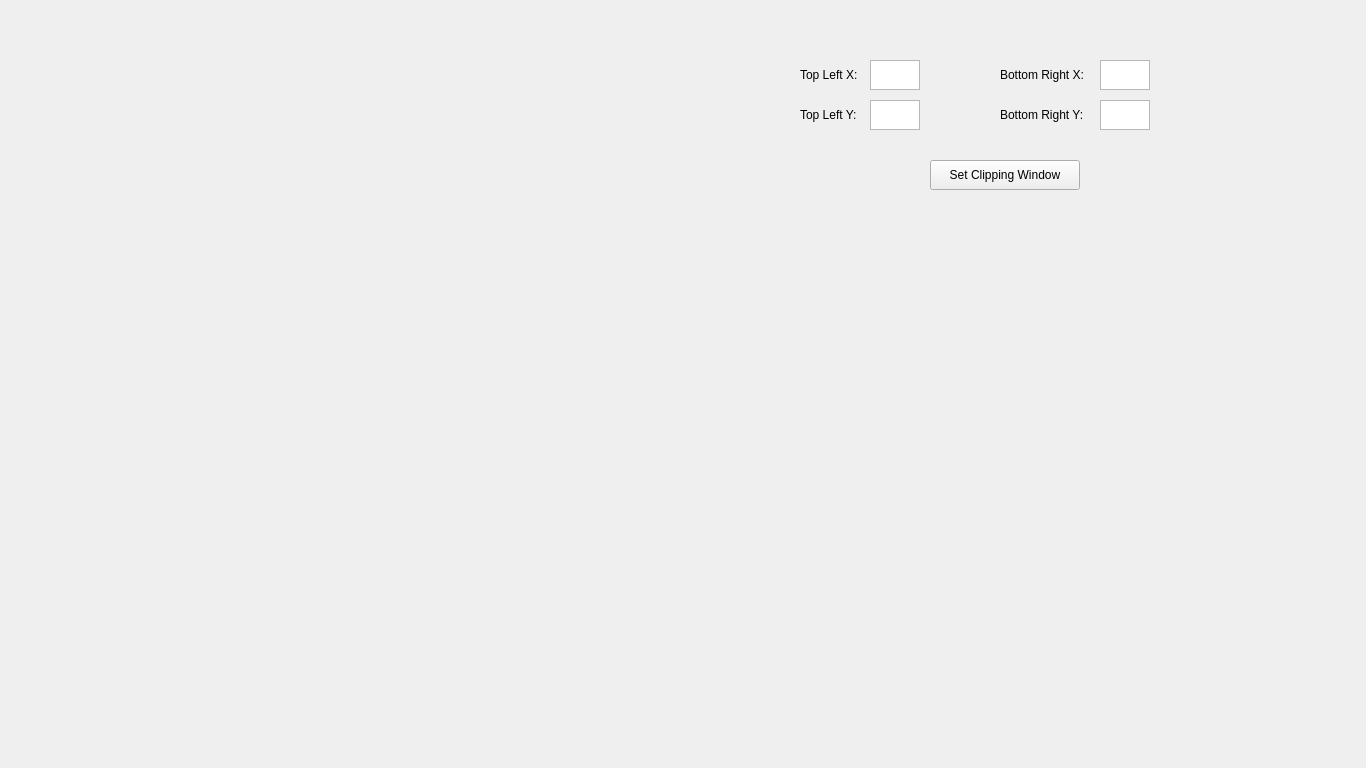
<?xml version="1.0" encoding="UTF-8"?>
<ui version="4.0">
 <class>MainWindow</class>
 <widget class="QMainWindow" name="MainWindow">
  <property name="geometry">
   <rect>
    <x>0</x>
    <y>0</y>
    <width>1366</width>
    <height>768</height>
   </rect>
  </property>
  <property name="windowTitle">
   <string>MainWindow</string>
  </property>
  <widget class="QWidget" name="centralWidget">
   <widget class="QLabel" name="drawingArea">
    <property name="geometry">
     <rect>
      <x>0</x>
      <y>0</y>
      <width>768</width>
      <height>768</height>
     </rect>
    </property>
    <property name="text">
     <string/>
    </property>
   </widget>
   <widget class="QPlainTextEdit" name="mTopLeftXEditText">
    <property name="geometry">
     <rect>
      <x>870</x>
      <y>60</y>
      <width>50</width>
      <height>30</height>
     </rect>
    </property>
   </widget>
   <widget class="QPlainTextEdit" name="mBottomRightYEditText">
    <property name="geometry">
     <rect>
      <x>1100</x>
      <y>60</y>
      <width>50</width>
      <height>30</height>
     </rect>
    </property>
   </widget>
   <widget class="QPlainTextEdit" name="mBottomRightXEditText">
    <property name="geometry">
     <rect>
      <x>1100</x>
      <y>100</y>
      <width>50</width>
      <height>30</height>
     </rect>
    </property>
   </widget>
   <widget class="QPlainTextEdit" name="mTopLeftYEditText">
    <property name="geometry">
     <rect>
      <x>870</x>
      <y>100</y>
      <width>50</width>
      <height>30</height>
     </rect>
    </property>
   </widget>
   <widget class="QLabel" name="label">
    <property name="geometry">
     <rect>
      <x>800</x>
      <y>60</y>
      <width>70</width>
      <height>30</height>
     </rect>
    </property>
    <property name="text">
     <string>Top Left X:</string>
    </property>
   </widget>
   <widget class="QLabel" name="label_2">
    <property name="geometry">
     <rect>
      <x>1000</x>
      <y>60</y>
      <width>100</width>
      <height>30</height>
     </rect>
    </property>
    <property name="text">
     <string>Bottom Right X:</string>
    </property>
   </widget>
   <widget class="QLabel" name="label_3">
    <property name="geometry">
     <rect>
      <x>1000</x>
      <y>100</y>
      <width>100</width>
      <height>30</height>
     </rect>
    </property>
    <property name="text">
     <string>Bottom Right Y:</string>
    </property>
   </widget>
   <widget class="QLabel" name="label_4">
    <property name="geometry">
     <rect>
      <x>800</x>
      <y>100</y>
      <width>70</width>
      <height>30</height>
     </rect>
    </property>
    <property name="text">
     <string>Top Left Y:</string>
    </property>
   </widget>
   <widget class="QPushButton" name="setWindow">
    <property name="geometry">
     <rect>
      <x>930</x>
      <y>160</y>
      <width>150</width>
      <height>30</height>
     </rect>
    </property>
    <property name="text">
     <string>Set Clipping Window</string>
    </property>
   </widget>
  </widget>
 </widget>
 <layoutdefault spacing="6" margin="11"/>
 <resources/>
 <connections/>
</ui>
